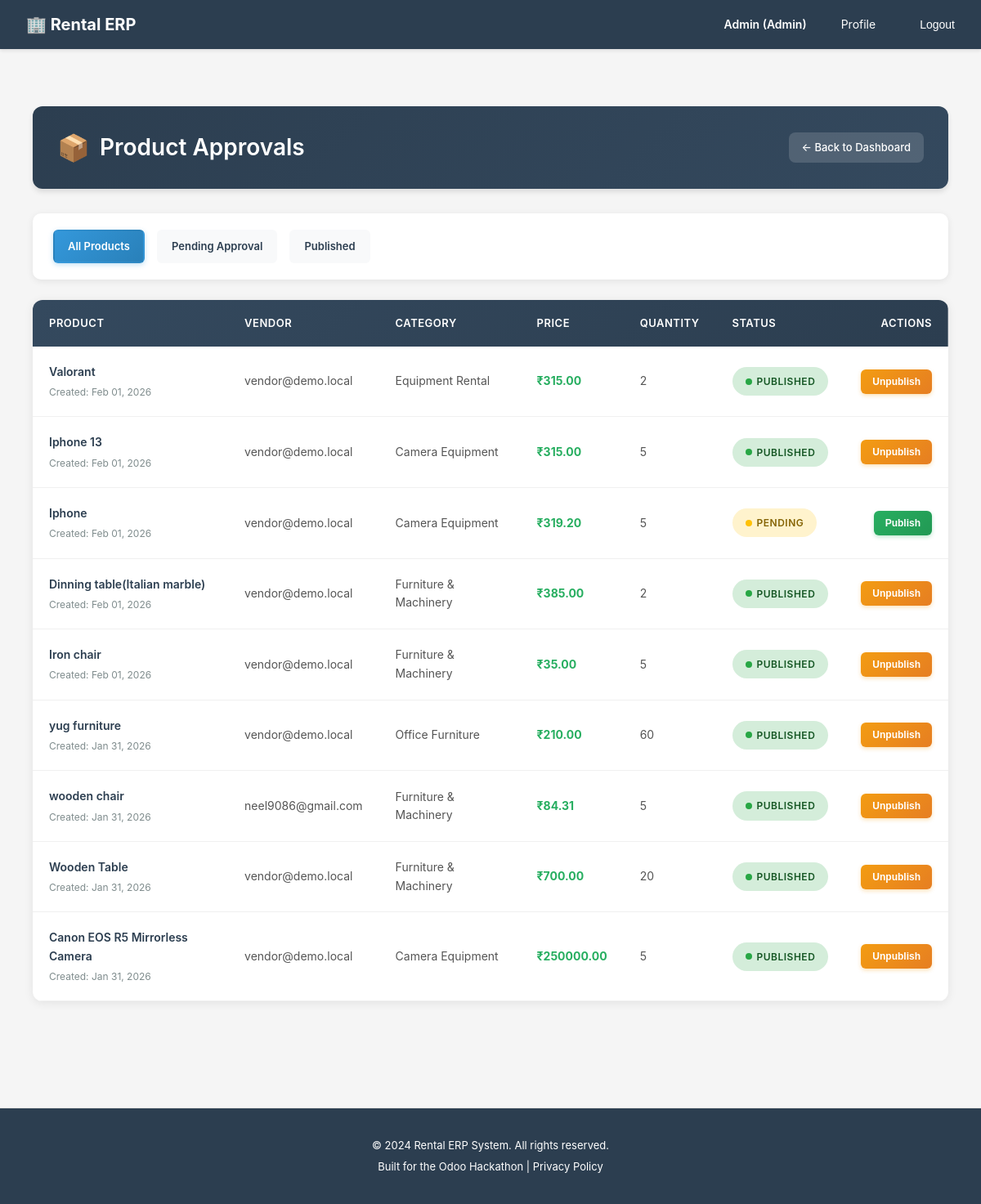
Page /accounts/admin/products/ (signed in) on the committed database.
### accounts/models.py (models this page shows, shortened)
class User(AbstractUser):
    ROLE_CHOICES = [
        ('customer', 'Customer'),  # End-user who rents products
        ('vendor', 'Vendor'),      # Business user who owns rental products
        ('admin', 'Admin'),        # System administrator with full access
    ]
    email = models.EmailField(
        unique=True,
        validators=[EmailValidator()],
        help_text="Used for login and notifications"
    )
    role = models.CharField(
        max_length=20,
        choices=ROLE_CHOICES,
        default='customer',
        help_text="Determines user's permissions and accessible features"
    )
    phone = models.CharField(
        max_length=15,
        blank=True,
        null=True,
        validators=[
            RegexValidator(
                regex=r'^\+?1?\d{9,15}$',
                message="Phone number must be entered in the format: '+999999999'. Up to 15 digits allowed."
            )
        ],
        help_text="Contact number for order notifications and support"
    )
    is_verified = models.BooleanField(
        default=False,
        help_text="Email verification status for security"
    )
    totp_secret = models.CharField(
        max_length=32,
        blank=True,
        null=True,
        help_text="TOTP secret key for 2FA (encrypted)"
    )
    totp_enabled = models.BooleanField(
        default=False,
        help_text="Whether TOTP 2FA is enabled for this user"
    )
    created_at = models.DateTimeField(auto_now_add=True)
    updated_at = models.DateTimeField(auto_now=True)
    @property
    def phone_number(self):
        """Property alias for backward compatibility with older view/form code"""
        return self.phone
    USERNAME_FIELD = 'email'
    REQUIRED_FIELDS = ['username', 'first_name', 'last_name']
    class Meta:
        db_table = 'users'
        verbose_name = 'User'
        verbose_name_plural = 'Users'
        ordering = ['-created_at']

### catalog/models.py (models this page shows, shortened)
class Product(models.Model):
    vendor = models.ForeignKey(
        settings.AUTH_USER_MODEL,
        on_delete=models.CASCADE,
        related_name='products',
        limit_choices_to={'role': 'vendor'},
        help_text="Vendor who owns this product"
    )
    category = models.ForeignKey(
        ProductCategory,
        on_delete=models.SET_NULL,
        blank=True,
        null=True,
        related_name='products',
        help_text="Product classification for filtering"
    )
    name = models.CharField(
        max_length=255,
        help_text="Product name (e.g., 'Canon EOS R5 Mirrorless Camera')"
    )
    slug = models.SlugField(
        max_length=255,
        unique=True,
        help_text="URL-friendly identifier"
    )
    description = models.TextField(
        help_text="Detailed product description for customer decision-making"
    )
    short_description = models.CharField(
        max_length=500,
        blank=True,
        null=True,
        help_text="Brief summary for product listings"
    )
    image_main = models.ImageField(
        upload_to='products/images/',
        blank=True,
        null=True,
        help_text="Primary product image"
    )
    is_rentable = models.BooleanField(
        default=True,
        help_text="Can this product be rented? (vs purchase-only)"
    )
    is_published = models.BooleanField(
        default=False,
        help_text="Visible on website. Vendors can unpublish temporarily."
    )
    quantity_on_hand = models.PositiveIntegerField(
        default=0,
        help_text="Total physical inventory owned by vendor"
    )
    cost_price = models.DecimalField(
        max_digits=10,
        decimal_places=2,
        validators=[MinValueValidator(0)],
        help_text="Vendor's acquisition cost (for margin calculation)"
    )
    attributes = models.JSONField(
        default=dict,
        blank=True,
        help_text="Dynamic attributes like Brand, Model, Color (JSON: {'brand': 'Canon', 'model': 'EOS R5'})"
    )
    meta_title = models.CharField(
        max_length=255,
        blank=True,
        null=True,
        help_text="SEO page title"
    )
    meta_description = models.TextField(
        blank=True,
        null=True,
        help_text="SEO meta description"
    )
    created_at = models.DateTimeField(auto_now_add=True)
    updated_at = models.DateTimeField(auto_now=True)
    class Meta:
        db_table = 'products'
        verbose_name = 'Product'
        verbose_name_plural = 'Products'
        ordering = ['-created_at']
        indexes = [
            models.Index(fields=['vendor', 'is_published']),
            models.Index(fields=['category', 'is_published']),
            models.Index(fields=['slug']),
        ]

class ProductCategory(models.Model):
    name = models.CharField(
        max_length=100,
        unique=True,
        help_text="Category name (e.g., 'Camera Equipment', 'Furniture')"
    )
    slug = models.SlugField(
        max_length=100,
        unique=True,
        help_text="URL-friendly identifier"
    )
    parent = models.ForeignKey(
        'self',
        on_delete=models.CASCADE,
        blank=True,
        null=True,
        related_name='subcategories',
        help_text="Parent category for hierarchical structure"
    )
    description = models.TextField(
        blank=True,
        null=True,
        help_text="Category description for SEO and customer guidance"
    )
    is_active = models.BooleanField(
        default=True,
        help_text="Show/hide category on website"
    )
    created_at = models.DateTimeField(auto_now_add=True)
    updated_at = models.DateTimeField(auto_now=True)
    class Meta:
        db_table = 'product_categories'
        verbose_name = 'Product Category'
        verbose_name_plural = 'Product Categories'
        ordering = ['name']

### accounts/decorators.py (the view)
        def wrapper(request, *args, **kwargs):
            if not request.user.is_authenticated:
                return redirect('accounts:login')
            if request.user.role not in allowed_roles:
                return HttpResponseForbidden('You do not have access to this page.')
            return view_func(request, *args, **kwargs)

### templates/catalog/admin_product_list.html (shortened to what this page needs)
{% extends 'base.html' %}
{% block content %}
<div class="approvals-container">
    <div class="page-header">
        <h2>Product Approvals</h2>
        <a href="{% url 'dashboards:dashboard' %}" class="back-link">← Back to Dashboard</a>
    </div>
    <div class="filter-section">
        <a href="{% url 'accounts:admin_product_list' %}" class="filter-btn {% if not current_status %}active{% endif %}">All Products</a>
        <a href="{% url 'accounts:admin_product_list' %}?status=pending" class="filter-btn {% if current_status == 'pending' %}active{% endif %}">Pending Approval</a>
        <a href="{% url 'accounts:admin_product_list' %}?status=published" class="filter-btn {% if current_status == 'published' %}active{% endif %}">Published</a>
    </div>
    {% if products %}
    <div class="products-table-wrapper">
        <table class="products-table">
            <thead>
                <tr>
                    <th>Product</th>
                    <th>Vendor</th>
                    <th>Category</th>
                    <th>Price</th>
                    <th>Quantity</th>
                    <th>Status</th>
                    <th style="text-align: right;">Actions</th>
                </tr>
            </thead>
            <tbody>
                {% for product in products %}
                <tr class="product-row">
                    <td>
                        <div class="product-name">{{ product.name }}</div>
                        <div class="product-meta">Created: {{ product.created_at|date:"M d, Y" }}</div>
                    </td>
                    <td>{{ product.vendor.email }}</td>
                    <td>{{ product.category.name|default:"Uncategorized" }}</td>
                    <td><span class="amount-cell">₹{{ product.cost_price }}</span></td>
                    <td>{{ product.quantity_on_hand }}</td>
                    <td>
                        {% if product.is_published %}
                            <span class="status-badge status-published">Published</span>
                        {% else %}
                            <span class="status-badge status-pending">Pending</span>
                        {% endif %}
                    </td>
                    <td>
                        <div class="actions-cell">
                            {% if not product.is_published %}
                                <form method="POST" action="{% url 'accounts:publish_product' product.pk %}">
                                    <button type="submit" class="action-btn">Publish</button>
                                </form>
                            {% else %}
                                <form method="POST" action="{% url 'accounts:unpublish_product' product.pk %}">
                                    <button type="submit" class="action-btn action-btn-warning">Unpublish</button>
                                </form>
                            {% endif %}
                        </div>
                    </td>
                </tr>
                {% endfor %}
            </tbody>
        </table>
    </div>
    {% else %}
    <div class="empty-state">
        <div class="empty-state-icon">📭</div>
        <p class="empty-state-text">No products found.</p>
    </div>
    {% endif %}
</div>
{% endblock %}

### templates/base.html (shortened to what this page needs)
{% load static %}
<!DOCTYPE html>
<html lang="en">
<head>
</head>
<body>
    <nav>
        <div class="container">
            <a href="/" class="logo">🏢 Rental ERP</a>
            <ul>
                {% if user.is_authenticated %}
                    <li><strong>{{ user.first_name }} ({{ user.get_role_display }})</strong></li>
                    <li><a href="{% url 'accounts:profile' %}">Profile</a></li>
                    <li>
                        <form method="POST" action="{% url 'accounts:logout' %}" style="display: inline;">
                            <button type="submit" style="background: none; border: none; color: #fff; cursor: pointer; padding: 8px 12px; font-size: 14px;">Logout</button>
                        </form>
                    </li>
                {% else %}
                    <li><a href="{% url 'accounts:login' %}">Login</a></li>
                    <li><a href="{% url 'accounts:signup_customer' %}">Sign Up (Customer)</a></li>
                    <li><a href="{% url 'accounts:signup_vendor' %}">Sign Up (Vendor)</a></li>
                {% endif %}
            </ul>
        </div>
    </nav>
    <main>
        <div class="container">
            {% block content %}{% endblock %}
        </div>
    </main>
    <footer>
        <p>&copy; 2024 Rental ERP System. All rights reserved.</p>
        <p>Built for the Odoo Hackathon | <a href="#" style="color: #fff;">Privacy Policy</a></p>
    </footer>
</body>
</html>

### rows in the picture
User: first_name "Admin", role "Admin"
Product: name "Valorant", created_at "Feb 01, 2026", vendor.email "vendor@demo.local", category.name "Equipment Rental", cost_price "315.00", quantity_on_hand "2", is_published "PUBLISHED"
Product: name "Iphone 13", created_at "Feb 01, 2026", vendor.email "vendor@demo.local", category.name "Camera Equipment", cost_price "315.00", quantity_on_hand "5", is_published "PUBLISHED"
Product: name "Iphone", created_at "Feb 01, 2026", vendor.email "vendor@demo.local", category.name "Camera Equipment", cost_price "319.20", quantity_on_hand "5", is_published "PENDING"
Product: name "Dinning table(Italian marble)", created_at "Feb 01, 2026", vendor.email "vendor@demo.local", category.name "Furniture & Machinery", cost_price "385.00", quantity_on_hand "2", is_published "PUBLISHED"
Product: name "Iron chair", created_at "Feb 01, 2026", vendor.email "vendor@demo.local", category.name "Furniture & Machinery", cost_price "35.00", quantity_on_hand "5", is_published "PUBLISHED"
Product: name "yug furniture", created_at "Jan 31, 2026", vendor.email "vendor@demo.local", category.name "Office Furniture", cost_price "210.00", quantity_on_hand "60", is_published "PUBLISHED"
Product: name "wooden chair", created_at "Jan 31, 2026", vendor.email "neel9086@gmail.com", category.name "Furniture & Machinery", cost_price "84.31", quantity_on_hand "5", is_published "PUBLISHED"
Product: name "Wooden Table", created_at "Jan 31, 2026", vendor.email "vendor@demo.local", category.name "Furniture & Machinery", cost_price "700.00", quantity_on_hand "20", is_published "PUBLISHED"
Product: name "Canon EOS R5 Mirrorless Camera", created_at "Jan 31, 2026", vendor.email "vendor@demo.local", category.name "Camera Equipment", cost_price "250000.00", quantity_on_hand "5", is_published "PUBLISHED"
